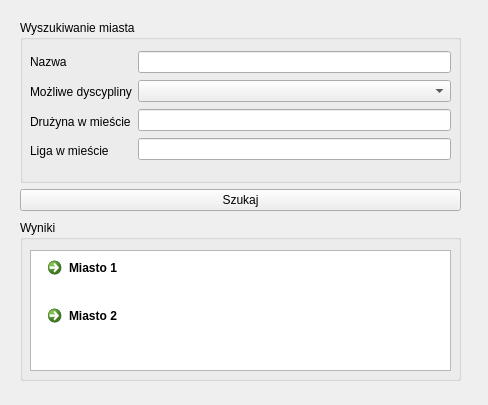
<?xml version="1.0" encoding="UTF-8"?>
<ui version="4.0">
 <class>wyszukaj_miasto</class>
 <widget class="QDialog" name="wyszukaj_miasto">
  <property name="geometry">
   <rect>
    <x>0</x>
    <y>0</y>
    <width>488</width>
    <height>405</height>
   </rect>
  </property>
  <property name="sizePolicy">
   <sizepolicy hsizetype="Preferred" vsizetype="Preferred">
    <horstretch>1</horstretch>
    <verstretch>1</verstretch>
   </sizepolicy>
  </property>
  <property name="windowTitle">
   <string>Dialog</string>
  </property>
  <widget class="QGroupBox" name="groupBox_11">
   <property name="geometry">
    <rect>
     <x>20</x>
     <y>220</y>
     <width>441</width>
     <height>161</height>
    </rect>
   </property>
   <property name="title">
    <string>Wyniki</string>
   </property>
   <widget class="QListView" name="listView_6">
    <property name="geometry">
     <rect>
      <x>10</x>
      <y>30</y>
      <width>421</width>
      <height>121</height>
     </rect>
    </property>
   </widget>
   <widget class="QWidget" name="layoutWidget_13">
    <property name="geometry">
     <rect>
      <x>20</x>
      <y>30</y>
      <width>174</width>
      <height>89</height>
     </rect>
    </property>
    <layout class="QVBoxLayout" name="verticalLayout_26">
     <item>
      <widget class="QCommandLinkButton" name="commandLinkButton_12">
       <property name="text">
        <string>Miasto 1</string>
       </property>
      </widget>
     </item>
     <item>
      <widget class="QCommandLinkButton" name="commandLinkButton_13">
       <property name="text">
        <string>Miasto 2</string>
       </property>
      </widget>
     </item>
    </layout>
   </widget>
  </widget>
  <widget class="QWidget" name="layoutWidget_14">
   <property name="geometry">
    <rect>
     <x>20</x>
     <y>20</y>
     <width>441</width>
     <height>191</height>
    </rect>
   </property>
   <layout class="QVBoxLayout" name="verticalLayout_27">
    <item>
     <widget class="QGroupBox" name="groupBox_12">
      <property name="title">
       <string>Wyszukiwanie miasta</string>
      </property>
      <widget class="QWidget" name="layoutWidget_15">
       <property name="geometry">
        <rect>
         <x>10</x>
         <y>30</y>
         <width>421</width>
         <height>113</height>
        </rect>
       </property>
       <layout class="QHBoxLayout" name="horizontalLayout_8">
        <item>
         <layout class="QVBoxLayout" name="verticalLayout_28">
          <item>
           <widget class="QLabel" name="label_33">
            <property name="text">
             <string>Nazwa</string>
            </property>
           </widget>
          </item>
          <item>
           <widget class="QLabel" name="label_30">
            <property name="text">
             <string>Możliwe dyscypliny</string>
            </property>
           </widget>
          </item>
          <item>
           <widget class="QLabel" name="label_32">
            <property name="text">
             <string>Drużyna w mieście</string>
            </property>
           </widget>
          </item>
          <item>
           <widget class="QLabel" name="label_31">
            <property name="text">
             <string>Liga w mieście</string>
            </property>
           </widget>
          </item>
         </layout>
        </item>
        <item>
         <layout class="QVBoxLayout" name="verticalLayout_29">
          <item>
           <widget class="QLineEdit" name="lineEdit_28"/>
          </item>
          <item>
           <widget class="QComboBox" name="comboBox_6"/>
          </item>
          <item>
           <widget class="QLineEdit" name="lineEdit_29"/>
          </item>
          <item>
           <widget class="QLineEdit" name="lineEdit_27"/>
          </item>
         </layout>
        </item>
       </layout>
      </widget>
     </widget>
    </item>
    <item>
     <widget class="QPushButton" name="pushButton_7">
      <property name="text">
       <string>Szukaj</string>
      </property>
     </widget>
    </item>
   </layout>
  </widget>
 </widget>
 <resources/>
 <connections/>
</ui>
